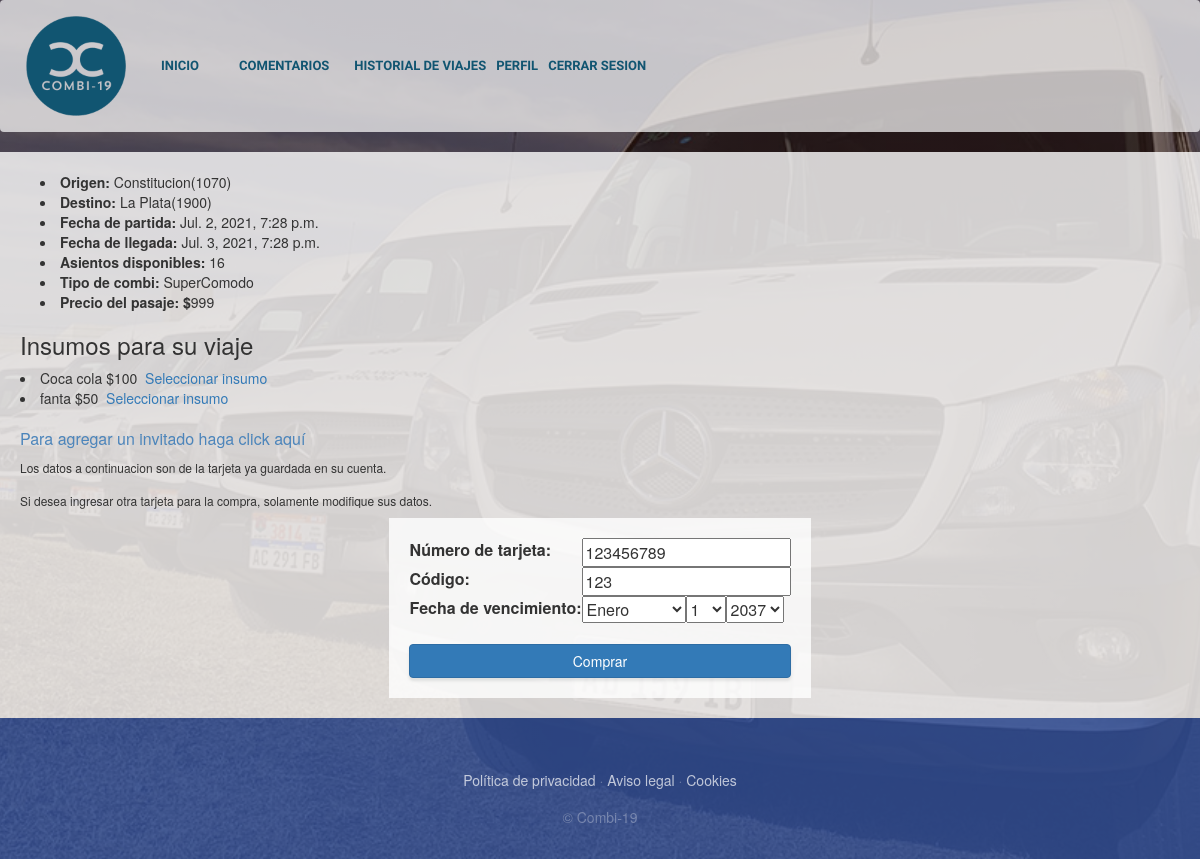
The app's page /Compra/31 (signed in) with its own data.
### PaginaDePruebaApp/models.py (models this page shows, shortened)
class Viaje(models.Model):
    enCurso=models.BooleanField(default=False, verbose_name="Viaje iniciado")
    finalizado=models.BooleanField(default=False, verbose_name="Viaje finalizado")
    insumo = models.ManyToManyField(Insumo, verbose_name="Lista de insumos", blank=True)
    combi = models.ForeignKey(Combi, verbose_name="Lista de combis",on_delete=models.PROTECT)
    ruta = models.ForeignKey(Ruta, verbose_name="ruta",on_delete=models.PROTECT)
    fechaSalida=models.DateTimeField()
    fechaLlegada=models.DateTimeField()
    duracion=models.CharField(max_length=20, default='')
    asientosDisponibles=models.PositiveIntegerField()
    precio=models.PositiveIntegerField()
    class Meta:
        verbose_name="Viaje"
        verbose_name_plural="Viajes"

class Ruta(models.Model):
    id = models.AutoField(primary_key=True)
    origen = models.ForeignKey(Lugar, on_delete= models.PROTECT,related_name = 'rutaOrigen')
    destino = models.ForeignKey(Lugar, on_delete= models.PROTECT, related_name = 'rutaDestino')
    distancia=models.PositiveIntegerField() #distancia en km
    descripcion = models.CharField(max_length=50, blank=False)
    class Meta:
        unique_together=('origen','destino','descripcion')  ## hace que no puede haber otra ruta con estos 3 campos iguales
        verbose_name="Ruta"
        verbose_name_plural="Rutas"

class Lugar(models.Model):
    nombre=models.CharField(max_length=30)
    codigoPostal=models.IntegerField(unique=True, primary_key=True)
    def __str__(self):
        return "{0}({1})".format(self.nombre, self.codigoPostal)
    class Meta:
        verbose_name="Lugar"
        verbose_name_plural="Lugares"

class Combi(models.Model):
    TIPO = (
        ('Comodo', 'Cómodo'),
        ('SuperComodo', 'Súper Comodo'),
    )
    modelo=models.CharField(max_length=30)
    cantAsientos= models.PositiveIntegerField(default=0)
    patente = models.CharField(max_length=20, unique=True)
    chofer = models.OneToOneField(Chofer, on_delete= models.PROTECT)
    tipo=models.CharField(max_length=11,choices=TIPO, default='Comodo')
    class Meta:
        verbose_name="Combi"
        verbose_name_plural="Combis"

class Insumo(models.Model):
    nombre=models.CharField(max_length=30, unique=True, primary_key=True)
    descripcion=models.CharField(max_length=50) #esto sería opcional
    precio=models.PositiveIntegerField()
    stock=models.PositiveIntegerField(default=0)
    class Meta:
        verbose_name="Insumo"
        verbose_name_plural="Insumos"

### PaginaDePruebaApp/views.py (the view)
# urls.py: path('Compra/<int:viaje_id>', views.CompraView, name = "Compra" ),
def CompraView(request,viaje_id):
    viaje=Viaje.objects.get(id=viaje_id)
    persona=Cliente.objects.get(user_id=request.user.id)
    if not viaje.enCurso:
        insumosViaje=getInsumosViaje(viaje_id)
    else:
        insumosViaje=[]
    try:
        compra=Compra.objects.get(user_id=request.user.id,viaje_id=viaje_id)
    except :
        compra=Compra.objects.create(total=viaje.precio,viaje=viaje,user=persona)
    if compra.pendiente:
        return render(request,"PaginaDePruebaApp/mensajeCompraFallida.html")
    if persona.suspendido:
        return render(request,"PaginaDePruebaApp/mensajeCompraFallidaUserSusp.html")
    invitadosCompra=getInvitadosCompra(compra.id)
    if not viaje.enCurso:
        insumosCompra=getInsumosCompra(compra.id)
        insumosCompraConCantidad=getInsumosConCantidad(insumosCompra,compra)
    else:
        insumosCompra=[]
        insumosCompraConCantidad= []
    if request.method == "POST":
        formTarjeta= TarjetaForm(request.user, request.POST,prefix="formTarjeta")
        if formTarjeta.is_valid():
            diccionario=formTarjeta.cleaned_data
            if chequearVencimiento(diccionario["fechaVto"]):
                cantPasajes=len(invitadosCompra)+1
                if viaje.asientosDisponibles >=cantPasajes:
                    compra.pendiente=True
                    compra.cancelado=False
                    if persona.esGold:
                        pasajeConDescuento=aplicarDescuento(viaje.precio)
                        compra.total=pasajeConDescuento*cantPasajes
                        persona.ahorro=persona.ahorro+(viaje.precio/100)*10
                        persona.save()
                    else:
                        compra.total=viaje.precio*cantPasajes
                    compra.total=compra.total+calcularPrecioInsumos(insumosCompraConCantidad)
                    compra.save()
                    viaje.asientosDisponibles=viaje.asientosDisponibles-(len(invitadosCompra)+1)
                    viaje.save()
                    persona.testRealizado.add(viaje,through_defaults={'testRealizado':False})
                    return render(request,"PaginaDePruebaApp/mensajeExitoCompra.html",{"compra":compra,"viaje":viaje,"invitados":invitadosCompra,"insumosCompraConCantidad":insumosCompraConCantidad})
                else:
                    msg ="No hay suficientes asientos disponibles"   ## Mensaje de error si esta vencida la tarjeta
                    formTarjeta.add_error("nro", msg)
                    return render(request,"PaginaDePruebaApp/compra.html", {"formTarjeta": formTarjeta , "viaje":viaje,"insumosViaje":insumosViaje,"insumosCompra":insumosCompra,"insumosCompraConCantidad":insumosCompraConCantidad,"persona":persona,"invitados":invitadosCompra})
            else:
                msg ="La tarjeta se encuentra vencida"   ## Mensaje de error si esta vencida la tarjeta
                formTarjeta.add_error("fechaVto", msg)
    else:
        if persona.esGold:
            formTarjeta = TarjetaForm(request.user, instance=persona.tarjeta, prefix="formTarjeta")
        else:
            formTarjeta = TarjetaForm(request.user,prefix="formTarjeta")
    return render(request,"PaginaDePruebaApp/compra.html", {"formTarjeta": formTarjeta , "viaje":viaje,"insumosViaje":insumosViaje,"insumosCompra":insumosCompra,"insumosCompraConCantidad":insumosCompraConCantidad,"persona":persona,"invitados":invitadosCompra})

### PaginaDePruebaApp/forms.py (shortened to what this page needs)
class TarjetaForm(forms.ModelForm):
    nro= forms.IntegerField(label="Número de tarjeta")
    fechaVto=forms.DateField(label='Fecha de vencimiento', widget=forms.SelectDateWidget(years=range(1990, 2100)))
    codigo=forms.IntegerField(label="Código")
    def __init__(self, user, *args, **kwargs):
        self.user = user
        super(TarjetaForm, self).__init__(*args, **kwargs)
    class Meta:
            model = Tarjeta
            fields= ['nro', 'codigo', 'fechaVto']
            help_text = {k:"" for k in fields }

### PaginaDePruebaApp/views.py (called while the page is built)
def getInvitadosCompra(id_compra):
    compraInvitadosQuery=Compra.invitados.through.objects.filter(compra_id=id_compra)
    id_invitados=compraInvitadosQuery.values_list('invitado_id')
    invitadosQuery=Invitado.objects.filter(pk__in=id_invitados)
    return list(invitado for invitado in invitadosQuery)

def getInsumosCompra(id_compra):
    compraInsumosQuery=Compra.insumos.through.objects.filter(compra_id=id_compra)
    id_insumos=compraInsumosQuery.values_list('insumo_id')
    insumosQuery=Insumo.objects.filter(pk__in=id_insumos)
    return list(insumo for insumo in insumosQuery)

def getInsumosViaje(id_viaje):
    viajeInsumosQuery=Viaje.insumo.through.objects.filter(viaje_id=id_viaje)
    id_insumos=viajeInsumosQuery.values_list('insumo_id')
    insumosQuery=Insumo.objects.filter(pk__in=id_insumos)
    return list(insumo for insumo in insumosQuery)

def getInsumosConCantidad(listaInsumos,compra):
    insumosCantidadQuery=CantidadInsumo.objects.filter(compra_id=compra.id,insumo__in=listaInsumos)
    listaCantidades=list(cantInsumo.cantidad for cantInsumo in insumosCantidadQuery)
    return list(zip(listaInsumos,listaCantidades))

### PaginaDePruebaApp/templates/PaginaDePruebaApp/compra.html (shortened to what this page needs)
{% extends "PaginaDePruebaApp/base.html" %}
{% load static %}
{% block content %}
<div class="compra">
    <div class="info-compra" id="info-viaje">
        <li style="margin-left: 20px;"><b>Origen: </b>{{viaje.ruta.origen}}</li>
        <li style="margin-left: 20px;"><b>Destino: </b>{{viaje.ruta.destino}}</li>
        <li style="margin-left: 20px;"><b>Fecha de partida: </b>{{viaje.fechaSalida}}</li>
        <li style="margin-left: 20px;"><b>Fecha de llegada: </b>{{viaje.fechaLlegada}}</li>
        <li style="margin-left: 20px;"><b>Asientos disponibles: </b>{{viaje.asientosDisponibles}}</li>
        <li style="margin-left: 20px;"><b>Tipo de combi: </b>{{viaje.combi.tipo}}</li>
        <li style="margin-left: 20px;"><b>Precio del pasaje: $</b>{{viaje.precio}}</li>
    </div>
    <div id="info-insumos">
        {% if insumosViaje %}
            <br>
            <div>
                <h3>Insumos para su viaje</h3>
                {% for insumo in insumosViaje %}
                <div id="insumo">
                    {% if insumo.stock > 0 %}
                        <li>{{insumo.nombre}} ${{insumo.precio}}</li>
                        &nbsp;&nbsp;<a href="{% url 'AgregarInsumo' nombreInsumo=insumo.nombre  viaje_id=viaje.id %}">Seleccionar insumo</a>
                    {% endif %}
                </div>
                {% endfor %}
            </div>
        {% else %}
            <h4>No se pueden agragar insumos a un viaje en curso</h4>
        {% endif %}
    </div>
    <div class="info-compra" id="invitados">
        &nbsp; &nbsp; <a href="{% url 'RegistroInvitado' viaje.id %}" style="color:#4c85bb; font-size: medium; ">Para agregar un invitado haga click aquí</a>
    </div>
    <div class="info-compra" id="form-compra">
        {% if not persona.esGold %}
        <form class="compra" action="" method= "post">
            {% csrf_token %}
            <table>{{formTarjeta.as_table}}</table>
            <br>
            <button class="btn btn-primary" type="submit">Comprar</button>
        </form>
        {% else %}
            <h6>Los datos a continuacion son de la tarjeta ya guardada en su cuenta.</h6>
            <h6>Si desea ingresar otra tarjeta para la compra, solamente modifique sus datos.</h6>
            <form class="compra" action="" method= "post">
                <table>{{formTarjeta.as_table}}</table>
                <br>
                <button class="btn btn-primary" type="submit">Comprar</button>
            </form>
        {% endif %}
    </div>
</div>
{% endblock %}

### PaginaDePruebaApp/static/PaginaDePruebaApp/css/gestion.css (style rules this page uses)
body { font-family: 'Lora'; background: linear-gradient(rgba(47, 23, 15, 0.65), rgba(47, 23, 15, 0.65)), url("../img/fondo.jpg"); background-attachment: fixed; background-position: center; background-size: cover; }
h1, h2, h3, h4, h5, h6 { font-family: 'Raleway'; }
.btn { box-shadow: 0px 3px 3px 0px rgba(33, 37, 41, 0.1); }
.compra { background-color: rgba(255, 255, 255,0.8); margin:auto; padding:20px; display: flex; flex-direction: column; justify-content: space-between; }
.info-compra { display: flex; flex-direction: column; }
#info-insumos { display: flex; flex-direction: row; }
#insumo { display: flex; flex-direction: row; }

### records on screen
Viaje: ruta.origen "Constitucion(1070)", ruta.destino "La Plata(1900)", fechaSalida "Jul. 2, 2021, 7:28 p.m.", fechaLlegada "Jul. 3, 2021, 7:28 p.m.", asientosDisponibles "16", combi.tipo "SuperComodo", precio "999"
Insumo: nombre "Coca cola", precio "100"
Insumo: nombre "fanta", precio "50"
